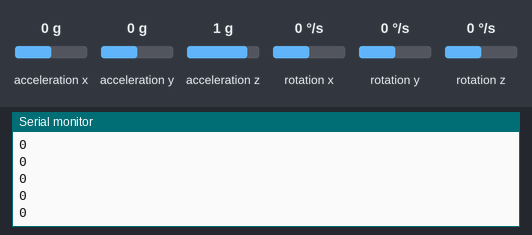
Bench run of a sketch on a simulated Arduino Uno, built with avr-gcc and run on an emulated ATmega328P. Shown: the last lines printed to the serial monitor. The inputs (shaded band) are chosen by the test bench; at power-on: acceleration x 0 g, acceleration y 0 g, acceleration z 1 g, rotation x 0 °/s, rotation y 0 °/s, rotation z 0 °/s.

Above: at 5.3 s.
5.4 s: acceleration x set to -1.4 g
At 6.0 s:
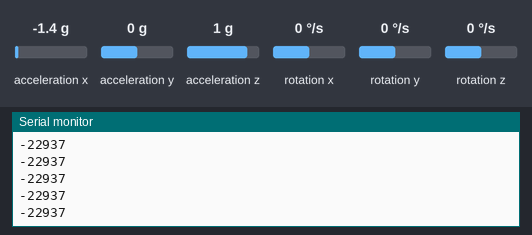
6.9 s: acceleration x set to -0.8 g
At 7.6 s:
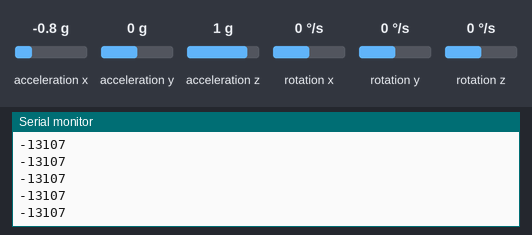
Timing chart, 0 to 9.9 s (numbered marks = the images above; inputs shaded):
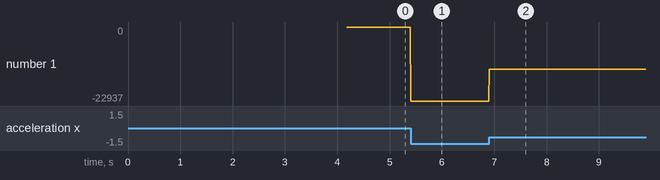

Measured:
- after the input at 5.4 s, the serial monitor: prints a new line at once (image 1)
- after the input at 6.9 s, the serial monitor: prints a new line at once (image 2)
- plotted number 1: 0 → -22937 after the input at 5.4 s, -22937 → -13107 after the input at 6.9 s

The sketch:

Vibration.ino
```cpp
#include "I2Cdev.h" // include the I2Cdev library
#include "MPU6050.h" // include the accelerometer library
#include <SoftwareSerial.h>

SoftwareSerial DebugSerial(2, 3);

MPU6050 accelgyro;  // set device to MPU6050
int16_t ax, ay, az, gx, gy, gz;  // define accel as ax,ay,az
int baselineX = 0;
int baselineY = 0;
int baselineZ = 0;

void setup() {
  Wire.begin();      // join I2C bus
  Serial.begin(115200);    //  initialize serial communication
  DebugSerial.begin(115200);

  accelgyro.initialize();  // initialize the accelerometer

  Serial.println("initialize the accelerometer");
  delay(3000);

  for ( int i=0 ; i< 300 ; i++) {
    accelgyro.getMotion6(&ax, &ay, &az, &gx, &gy, &gz);
    baselineX += ax;
    baselineY += ay;
    baselineZ += gz;
  }

  baselineX /= 300 ;
  baselineY /= 300;
  baselineZ /= 300;

}
void loop() {

  accelgyro.getMotion6(&ax, &ay, &az, &gx, &gy, &gz);  // read measurements from device
  Serial.println((ax-baselineX));

  String tData ;
  String xData((ax-baselineX)) ;
  String yData((ay-baselineY)) ;
  String zData((gz-baselineZ)) ;

  tData = "E" + xData + "," + yData + "," + zData + "\n";

  DebugSerial.println (tData);
  delay(2);
}
```
